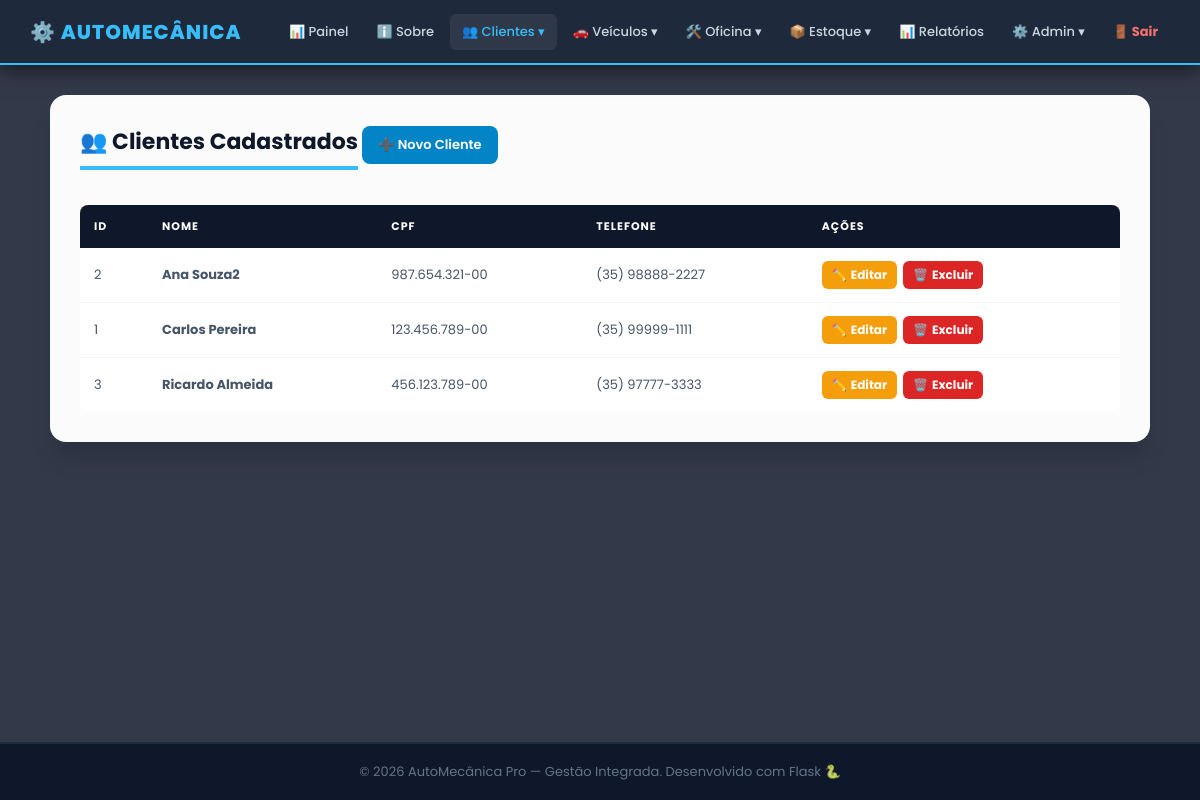
The page /cliente (signed in) on the database as committed earlier.
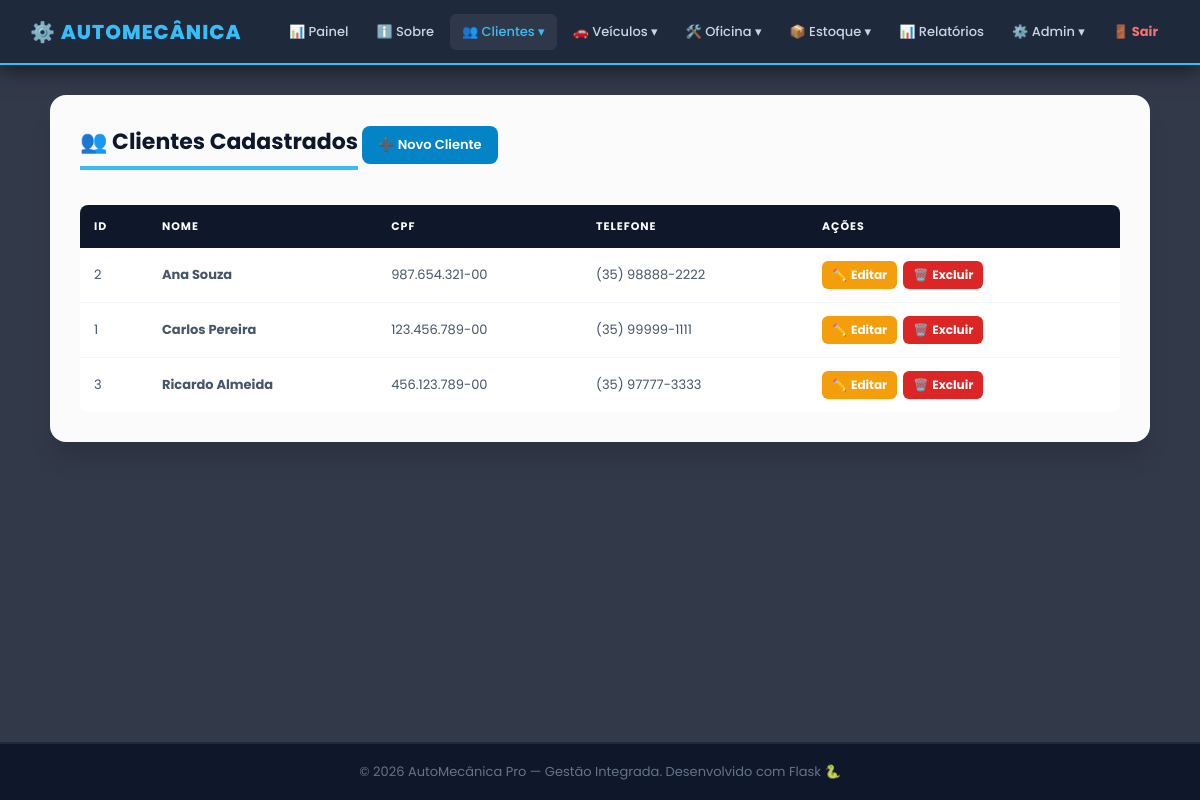
The same page on the database as committed later.
### app.py (models this page shows)
class Cliente(db.Model):
    __tablename__ = 'cliente'
    id_cliente = db.Column(db.Integer, primary_key=True)
    nome       = db.Column(db.String(100), nullable=False)
    cpf        = db.Column(db.String(15),  unique=True, nullable=False)
    telefone   = db.Column(db.String(20))
    veiculos   = db.relationship('Veiculo', backref='cliente', lazy=True, cascade='all, delete-orphan')

### app.py (the view)
@app.route('/cliente')
@login_required
def cliente_consultar():
    clientes = Cliente.query.order_by(Cliente.nome).all()
    return render_template('cliente/consultar.html', controller='cliente', clientes=clientes)

### app.py (called while the page is built)
def login_required(f):
    @wraps(f)
    def decorated(*args, **kwargs):
        if 'usuario_id' not in session:
            return redirect(url_for('login'))
        return f(*args, **kwargs)
    return decorated

@app.before_request
def csrf_protect():
    if request.method == 'POST':
        token_sessao = session.get('_csrf_token')
        token_form   = request.form.get('csrf_token')
        if not token_sessao or not token_form or not hmac.compare_digest(token_sessao, token_form):
            abort(400, description='Token CSRF invalido ou ausente. Recarregue a pagina e tente novamente.')

### templates/cliente/consultar.html (shortened to what this page needs)
{% extends 'base.html' %}
{% block content %}
<div class="cartao card-lg">
    <h3>👥 Clientes Cadastrados</h3>
    <a href="{{ url_for('cliente_cadastrar') }}" class="btn-add">➕ Novo Cliente</a>
    <div class="tabela-wrapper tbl-desktop">
        <table>
            <thead>
                <tr><th>ID</th><th>Nome</th><th>CPF</th><th>Telefone</th><th>Ações</th></tr>
            </thead>
            <tbody>
                {% for cli in clientes %}
                <tr>
                    <td>{{ cli.id_cliente }}</td>
                    <td><b>{{ cli.nome }}</b></td>
                    <td>{{ cli.cpf }}</td>
                    <td>{{ cli.telefone }}</td>
                    <td><div class="acoes">
                        <a href="{{ url_for('cliente_editar', id=cli.id_cliente) }}" class="btn-ed">✏️<span class="txt"> Editar</span></a>
                        <a href="{{ url_for('cliente_excluir', id=cli.id_cliente) }}" class="btn-ex" onclick="return confirm('Excluir cliente {{ cli.nome }}?')">🗑️<span class="txt"> Excluir</span></a>
                    </div></td>
                </tr>
                {% else %}
                <tr><td colspan="5" style="text-align:center;color:#94a3b8;padding:30px;">Nenhum cliente cadastrado.</td></tr>
                {% endfor %}
            </tbody>
        </table>
    </div>
</div>
{% endblock %}

Rows that differ between the two databases and show on the page:
changed Cliente id 2: nome "Ana Souza2" → "Ana Souza"; telefone "(35) 98888-2227" → "(35) 98888-2222"
